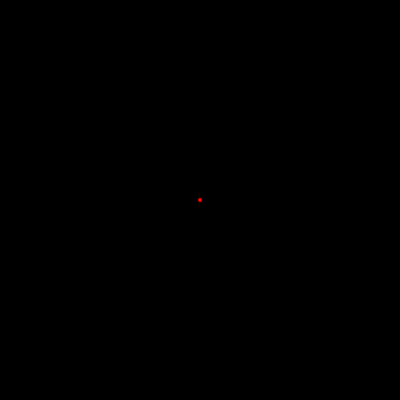
Frame 1 (no input)
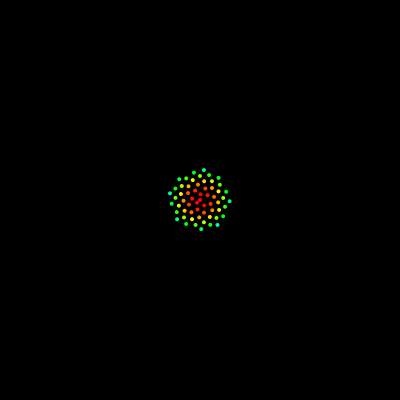
Frame 60 (the mouse pressed at the canvas centre just before this capture)
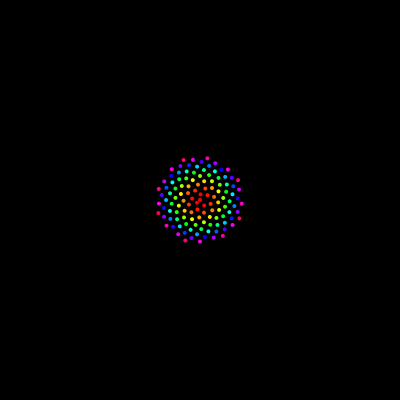
Frame 120 (the mouse held since frame 60 and released just before this capture)

The Processing sketch that drew these frames (run headless with seeded random() and noise(); from frame 60 on, the mouse is pressed at the canvas centre):

// Processing sketch: Phyllotaxis
// ── Phyllotaxis.pde
// Coding Train
// Coding Challenge 30 - Phyllotaxis
// https://www.youtube.com/watch?v=KWoJgHFYWxY&list=PLRqwX-V7Uu6ZiZxtDDRCi6uhfTH4FilpH&index=33

// another JavaScript conversion

// phi = n * 137.5 degrees
// r = c * sqrt(n)

// got this working from his description of the formulae
// let's see what his implementation is...
// ------------------------------------
//size(400, 400);

//int limit = 200;
//int c = 10;

//translate(width/2, height/2);
//for (int n = 0; n < limit; n++){
//  float phi = n * 137.5;
//  float r = c * sqrt(n);
  
//  float x = r * cos(phi);
//  float y = r * sin(phi);
  
//  ellipse(x, y, c, c);
//}
// ------------------------------------
//
// his animates over time, but otherwise the same
// and I missed the degrees-radians conversion

int n = 0;
int c = 4;

void setup(){
  size(400, 400);
  colorMode(HSB);
  background(0);
}

void draw(){
  float a = n * radians(137.5);
  float r = c * sqrt(n);

  float x = r * cos(a) + width/2;
  float y = r * sin(a) + height/2;
  
  fill((a - r) % 255, 255, 255);
  noStroke();
  ellipse(x, y, 4, 4);

  n++;
}
